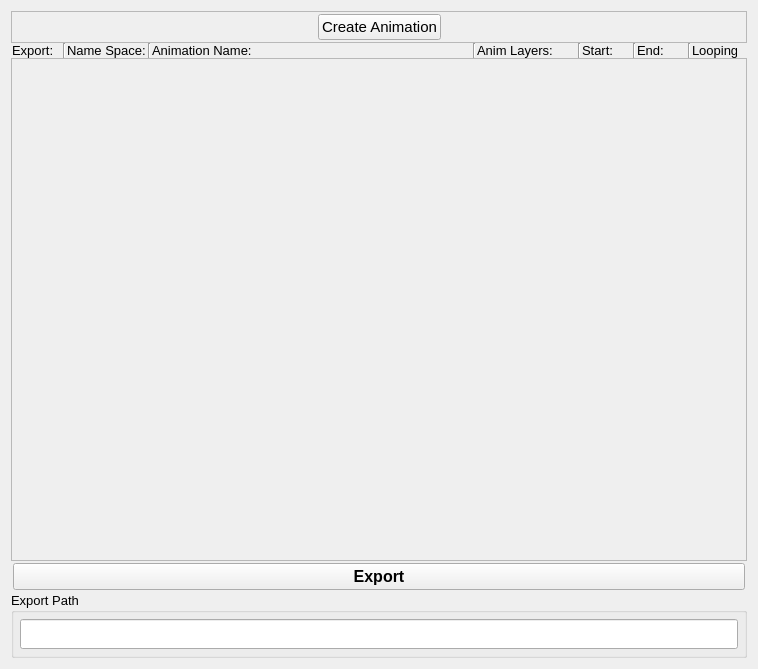
<?xml version="1.0" encoding="UTF-8"?>
<ui version="4.0">
 <class>Form</class>
 <widget class="QWidget" name="Form">
  <property name="geometry">
   <rect>
    <x>0</x>
    <y>0</y>
    <width>758</width>
    <height>669</height>
   </rect>
  </property>
  <property name="sizePolicy">
   <sizepolicy hsizetype="Preferred" vsizetype="Preferred">
    <horstretch>0</horstretch>
    <verstretch>0</verstretch>
   </sizepolicy>
  </property>
  <property name="minimumSize">
   <size>
    <width>735</width>
    <height>0</height>
   </size>
  </property>
  <property name="maximumSize">
   <size>
    <width>16777215</width>
    <height>16777215</height>
   </size>
  </property>
  <property name="windowTitle">
   <string>Form</string>
  </property>
  <layout class="QVBoxLayout" name="verticalLayout">
   <item>
    <layout class="QVBoxLayout" name="verticalLayout_5">
     <property name="spacing">
      <number>0</number>
     </property>
     <item>
      <widget class="QFrame" name="frame">
       <property name="maximumSize">
        <size>
         <width>16777215</width>
         <height>40</height>
        </size>
       </property>
       <property name="frameShape">
        <enum>QFrame::StyledPanel</enum>
       </property>
       <property name="frameShadow">
        <enum>QFrame::Sunken</enum>
       </property>
       <layout class="QHBoxLayout" name="horizontalLayout_2">
        <property name="spacing">
         <number>3</number>
        </property>
        <property name="margin">
         <number>2</number>
        </property>
        <item>
         <spacer name="horizontalSpacer">
          <property name="orientation">
           <enum>Qt::Horizontal</enum>
          </property>
          <property name="sizeHint" stdset="0">
           <size>
            <width>0</width>
            <height>0</height>
           </size>
          </property>
         </spacer>
        </item>
        <item>
         <widget class="QPushButton" name="create_animation_button">
          <property name="maximumSize">
           <size>
            <width>200</width>
            <height>16777215</height>
           </size>
          </property>
          <property name="font">
           <font>
            <pointsize>11</pointsize>
            <weight>50</weight>
            <bold>false</bold>
           </font>
          </property>
          <property name="text">
           <string>Create Animation</string>
          </property>
         </widget>
        </item>
        <item>
         <spacer name="horizontalSpacer_2">
          <property name="orientation">
           <enum>Qt::Horizontal</enum>
          </property>
          <property name="sizeHint" stdset="0">
           <size>
            <width>0</width>
            <height>0</height>
           </size>
          </property>
         </spacer>
        </item>
       </layout>
      </widget>
     </item>
     <item>
      <layout class="QHBoxLayout" name="horizontalLayout">
       <property name="spacing">
        <number>0</number>
       </property>
       <property name="sizeConstraint">
        <enum>QLayout::SetDefaultConstraint</enum>
       </property>
       <property name="margin">
        <number>0</number>
       </property>
       <item>
        <widget class="QLabel" name="label_7">
         <property name="sizePolicy">
          <sizepolicy hsizetype="Fixed" vsizetype="Preferred">
           <horstretch>0</horstretch>
           <verstretch>0</verstretch>
          </sizepolicy>
         </property>
         <property name="minimumSize">
          <size>
           <width>50</width>
           <height>0</height>
          </size>
         </property>
         <property name="maximumSize">
          <size>
           <width>50</width>
           <height>16777215</height>
          </size>
         </property>
         <property name="font">
          <font>
           <pointsize>10</pointsize>
           <weight>50</weight>
           <bold>false</bold>
          </font>
         </property>
         <property name="text">
          <string>Export:  </string>
         </property>
        </widget>
       </item>
       <item>
        <widget class="Line" name="line_3">
         <property name="orientation">
          <enum>Qt::Vertical</enum>
         </property>
        </widget>
       </item>
       <item>
        <widget class="QLabel" name="label_2">
         <property name="sizePolicy">
          <sizepolicy hsizetype="Fixed" vsizetype="Preferred">
           <horstretch>0</horstretch>
           <verstretch>0</verstretch>
          </sizepolicy>
         </property>
         <property name="minimumSize">
          <size>
           <width>80</width>
           <height>0</height>
          </size>
         </property>
         <property name="maximumSize">
          <size>
           <width>80</width>
           <height>16777215</height>
          </size>
         </property>
         <property name="font">
          <font>
           <pointsize>10</pointsize>
           <weight>50</weight>
           <bold>false</bold>
          </font>
         </property>
         <property name="text">
          <string>Name Space:</string>
         </property>
        </widget>
       </item>
       <item>
        <widget class="Line" name="line_4">
         <property name="orientation">
          <enum>Qt::Vertical</enum>
         </property>
        </widget>
       </item>
       <item>
        <widget class="QLabel" name="label_3">
         <property name="sizePolicy">
          <sizepolicy hsizetype="Fixed" vsizetype="Preferred">
           <horstretch>0</horstretch>
           <verstretch>0</verstretch>
          </sizepolicy>
         </property>
         <property name="minimumSize">
          <size>
           <width>320</width>
           <height>0</height>
          </size>
         </property>
         <property name="maximumSize">
          <size>
           <width>320</width>
           <height>16777215</height>
          </size>
         </property>
         <property name="font">
          <font>
           <pointsize>10</pointsize>
           <weight>50</weight>
           <bold>false</bold>
          </font>
         </property>
         <property name="text">
          <string>Animation Name:</string>
         </property>
        </widget>
       </item>
       <item>
        <widget class="Line" name="line_5">
         <property name="orientation">
          <enum>Qt::Vertical</enum>
         </property>
        </widget>
       </item>
       <item>
        <widget class="QLabel" name="label_4">
         <property name="sizePolicy">
          <sizepolicy hsizetype="Fixed" vsizetype="Preferred">
           <horstretch>0</horstretch>
           <verstretch>0</verstretch>
          </sizepolicy>
         </property>
         <property name="minimumSize">
          <size>
           <width>100</width>
           <height>0</height>
          </size>
         </property>
         <property name="maximumSize">
          <size>
           <width>100</width>
           <height>16777215</height>
          </size>
         </property>
         <property name="font">
          <font>
           <pointsize>10</pointsize>
           <weight>50</weight>
           <bold>false</bold>
          </font>
         </property>
         <property name="text">
          <string>Anim Layers:</string>
         </property>
        </widget>
       </item>
       <item>
        <widget class="Line" name="line_6">
         <property name="orientation">
          <enum>Qt::Vertical</enum>
         </property>
        </widget>
       </item>
       <item>
        <widget class="QLabel" name="label_5">
         <property name="sizePolicy">
          <sizepolicy hsizetype="Fixed" vsizetype="Preferred">
           <horstretch>0</horstretch>
           <verstretch>0</verstretch>
          </sizepolicy>
         </property>
         <property name="minimumSize">
          <size>
           <width>50</width>
           <height>0</height>
          </size>
         </property>
         <property name="maximumSize">
          <size>
           <width>50</width>
           <height>16777215</height>
          </size>
         </property>
         <property name="font">
          <font>
           <pointsize>10</pointsize>
           <weight>50</weight>
           <bold>false</bold>
          </font>
         </property>
         <property name="text">
          <string>Start:</string>
         </property>
        </widget>
       </item>
       <item>
        <widget class="Line" name="line_7">
         <property name="orientation">
          <enum>Qt::Vertical</enum>
         </property>
        </widget>
       </item>
       <item>
        <widget class="QLabel" name="label_6">
         <property name="sizePolicy">
          <sizepolicy hsizetype="Fixed" vsizetype="Preferred">
           <horstretch>0</horstretch>
           <verstretch>0</verstretch>
          </sizepolicy>
         </property>
         <property name="minimumSize">
          <size>
           <width>50</width>
           <height>0</height>
          </size>
         </property>
         <property name="maximumSize">
          <size>
           <width>50</width>
           <height>16777215</height>
          </size>
         </property>
         <property name="font">
          <font>
           <pointsize>10</pointsize>
           <weight>50</weight>
           <bold>false</bold>
          </font>
         </property>
         <property name="text">
          <string>End:</string>
         </property>
        </widget>
       </item>
       <item>
        <widget class="Line" name="line_8">
         <property name="orientation">
          <enum>Qt::Vertical</enum>
         </property>
        </widget>
       </item>
       <item>
        <widget class="QLabel" name="label_8">
         <property name="sizePolicy">
          <sizepolicy hsizetype="Fixed" vsizetype="Preferred">
           <horstretch>0</horstretch>
           <verstretch>0</verstretch>
          </sizepolicy>
         </property>
         <property name="minimumSize">
          <size>
           <width>45</width>
           <height>0</height>
          </size>
         </property>
         <property name="maximumSize">
          <size>
           <width>45</width>
           <height>16777215</height>
          </size>
         </property>
         <property name="font">
          <font>
           <pointsize>10</pointsize>
           <weight>50</weight>
           <bold>false</bold>
          </font>
         </property>
         <property name="text">
          <string>Looping:</string>
         </property>
        </widget>
       </item>
      </layout>
     </item>
     <item>
      <widget class="QScrollArea" name="animSequence_scrollArea">
       <property name="widgetResizable">
        <bool>true</bool>
       </property>
       <widget class="QWidget" name="animSequenceContents_widget">
        <property name="geometry">
         <rect>
          <x>0</x>
          <y>0</y>
          <width>736</width>
          <height>506</height>
         </rect>
        </property>
        <layout class="QVBoxLayout" name="verticalLayout_11">
         <property name="spacing">
          <number>0</number>
         </property>
         <property name="margin">
          <number>0</number>
         </property>
         <item>
          <layout class="QVBoxLayout" name="animation_boxlayout">
           <property name="spacing">
            <number>0</number>
           </property>
          </layout>
         </item>
        </layout>
       </widget>
      </widget>
     </item>
     <item>
      <layout class="QHBoxLayout" name="horizontalLayout_11" stretch="0">
       <property name="spacing">
        <number>2</number>
       </property>
       <property name="margin">
        <number>2</number>
       </property>
       <item>
        <widget class="QPushButton" name="export_button">
         <property name="font">
          <font>
           <pointsize>12</pointsize>
           <weight>75</weight>
           <bold>true</bold>
          </font>
         </property>
         <property name="text">
          <string>Export</string>
         </property>
        </widget>
       </item>
      </layout>
     </item>
     <item>
      <widget class="QGroupBox" name="groupBox">
       <property name="minimumSize">
        <size>
         <width>0</width>
         <height>50</height>
        </size>
       </property>
       <property name="font">
        <font>
         <pointsize>10</pointsize>
         <weight>50</weight>
         <bold>false</bold>
        </font>
       </property>
       <property name="title">
        <string>Export Path</string>
       </property>
       <layout class="QHBoxLayout" name="horizontalLayout_3">
        <property name="spacing">
         <number>3</number>
        </property>
        <property name="margin">
         <number>6</number>
        </property>
        <item>
         <widget class="QLineEdit" name="export_path_lineedit">
          <property name="minimumSize">
           <size>
            <width>0</width>
            <height>30</height>
           </size>
          </property>
         </widget>
        </item>
       </layout>
      </widget>
     </item>
    </layout>
   </item>
  </layout>
 </widget>
 <resources/>
 <connections/>
</ui>
